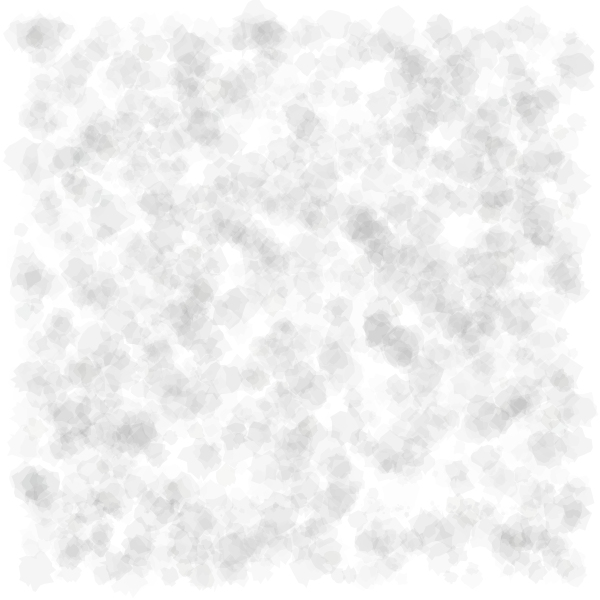
Frame 1 (no input)
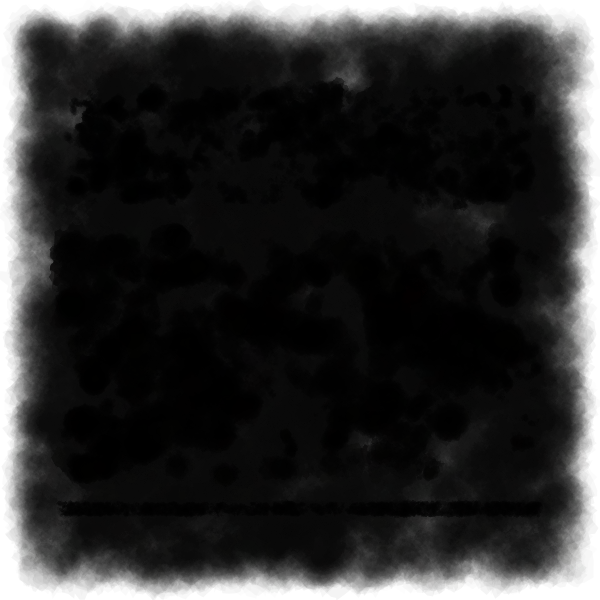
Frame 60 (no input)
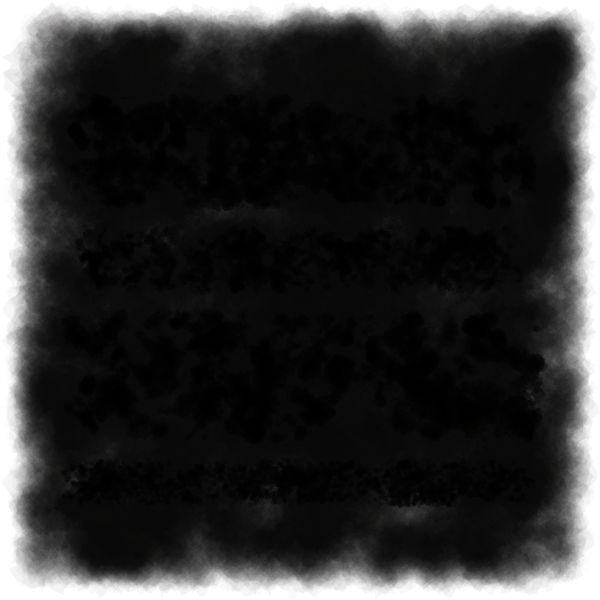
Frame 120 (the mouse pressed at the canvas centre since frame 60)

The p5.js sketch that drew these frames (run headless with seeded random() and noise() and a simulated clock; from frame 60 on, the mouse is pressed at the canvas centre):

// p5.js sketch
// ── sketch.js
let walkers = [];

let bgWalkers = [];

let timeLapseRate = 1;

let fg;

let restartFrame = 0;

let count = 6;
let counter = count;

let numFields, margin, padding;
let fieldYs = [];

function mousePressed(){
  count = 6;
  counter = count;
  restartFrame = frameCount;
  walkers = [];
  bgWalkers = [];
  fieldYs = [];
  setup();
  loop();
}

function setup() {
  createCanvas(600, 600);
  // background('antiquewhite');
  angleMode(DEGREES);
  rectMode(CENTER);
  
  // rect(width/2, height/2, width, height);
  
  fg = createGraphics(width, height);
  
  //COMPOSE FIELDS
  numFields = random([1, 2, 3, 4]);
  if (numFields == 1) {
    margin = random(width/5, width/3);
    fieldYs[0] = margin;
  } else {
    margin = random(width/8, width/5);
  }
  padding = random(5, 30);
 
  // line(0, margin, width, margin);
  // line(0, height-margin, width, height-margin);
  
  if(numFields > 1){
  let z = margin;
  
    while (z < height - margin){
      fieldYs.push(z);
      z += padding + random(30, width/2);  
    }
  }

  //DRAW FIELDS
  stroke(0);
  fill(255);
  
  rectMode(CORNER);
  
  for (let i = 0; i < fieldYs.length; i++) {
    let h;
    let w = random((width-margin) * 0.88, (width-margin) * 0.98);
    if (fieldYs[i + 1]) {
      h = fieldYs[i + 1] - fieldYs[i] - padding;
    } else {
      h = (height-margin) - fieldYs[i];
    }
    
    // rect(width / 2-w/2, fieldYs[i], w, h);
    let r = random(8, 24);
    
    let c = [
        r+random(-8, 8),
        r+random(-5, 5),
      r+random(-5, 5)
      ];

    for (let j = 0; j < 200; j++){
       let x1 = width/2 - w/2;
    let x2 = width/2 + w/2;
    let x = random(x1, x2);
    
    let y1 = fieldYs[i];
    let y2 = fieldYs[i] + h;
    let y = random(y1, y2);
      let s = random(3, h/17);
      let v = random(2, 10);
      walkers.push(new Walker(x, y, x1, x2, y1, y2, c, v, s, random(1, 7)));
    }
    
  }
  
  //BACKGROUND WALKERs
  let r = random(10, 25);
    
    let c = [
        r+random(-8, 8),
        r+random(-2, 2),
        r+random(-8, 8)
      ];
  for (let i = 0; i < 1500; i++) {
    let x = random(width);
  let y = random(height);
  let x1 = 0;
  
  let v = random(10, 20);
  let s = random(5, 20);
  bgWalkers.push(new Walker(x, y, margin/4, width-margin/4, margin/4, height-margin/4, c, v, s, random(5, 8)));
  }
  
  noStroke();
  fg.noStroke();
}

function draw() {
  
  for (let i = 0; i < timeLapseRate; i++){
    for (let w of walkers){
      w.walk(fg);
    }

    for (let b of bgWalkers){
      b.walk();
    }
  }
  
  image(fg, 0, 0);
  
  if (frameCount%60+restartFrame==0){
    // print(counter--);
  }
  
  if (frameCount > count*60+restartFrame){
    // print('fin');
    noLoop();
  }
  
}

function brush(x, y, r, context, colour) {
  if (context){
    context.fill(colour);
    context.beginShape();
  for (let i = 0; i < 360; i += random(10, 30)) {
    let x1 = r * random(0.7, 1.3) * sin(i) + x;
    let y1 = r * random(0.7, 1.3) * cos(i) + y;
    context.vertex(x1, y1);
  }
  context.endShape();
  } else {
  beginShape();
  for (let i = 0; i < 360; i += random(10, 30)) {
    let x1 = r * random(0.7, 1.3) * sin(i) + x;
    let y1 = r * random(0.7, 1.3) * cos(i) + y;
    vertex(x1, y1);
  }
  endShape();
  }
}

class Walker {
  constructor(x, y, startX, endX, startY, endY, colour, velocity, size, alp){
    this.x = x;
    this.y = y;
    this.x1 = startX;
    this.x2 = endX;
    this.y1 = startY;
    this.y2 = endY;
    this.c = colour;
    this.v = velocity;
    this.s = size;
    this.a = alp;
  }
  
  walk(context){
    
    let colour = [this.c[0]+random(-5, 5), this.c[1]+random(-5, 5), this.c[2]+random(-5, 5), this.a+random(-5, 5)];
    
    //Move
    this.x += random(-1*this.v, this.v);
    this.y += random(-1*this.v, this.v);
    
    //Wrap
    if (this.x < this.x1 || this.x > this.x2){
      this.x = random(this.x1, this.x2);
    }
    if (this.y < this.y1 || this.y > this.y2){
      this.y = random(this.y1, this.y2);
    }
    
    fill(colour);
    
    brush(this.x, this.y, this.s, context, colour);
    
  }
}
// ── style.css
html, body {
  background-color: rgb(90,90,90);
  background-color: antiquewhite;
  margin: 0;
  padding: 0;
}
canvas {
  position: absolute;
  top: 50%;
  left: 50%;
  transform: translate(-50%, -50%);  
  border-radius: 1%;
}
